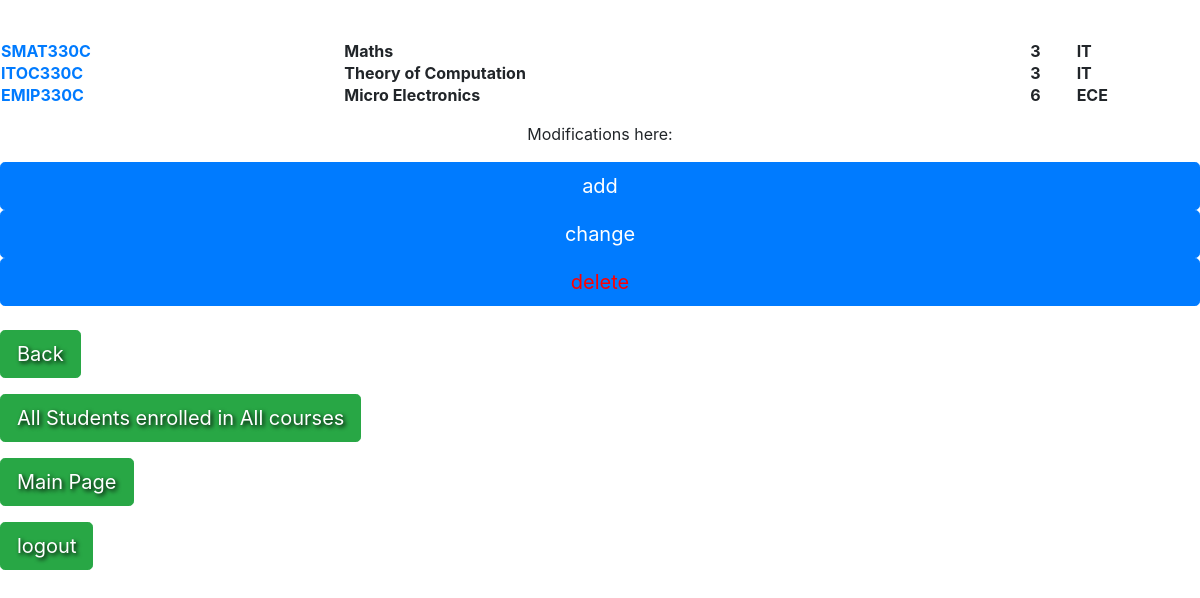
The page /showAllCourses (signed in) on the database as committed earlier.
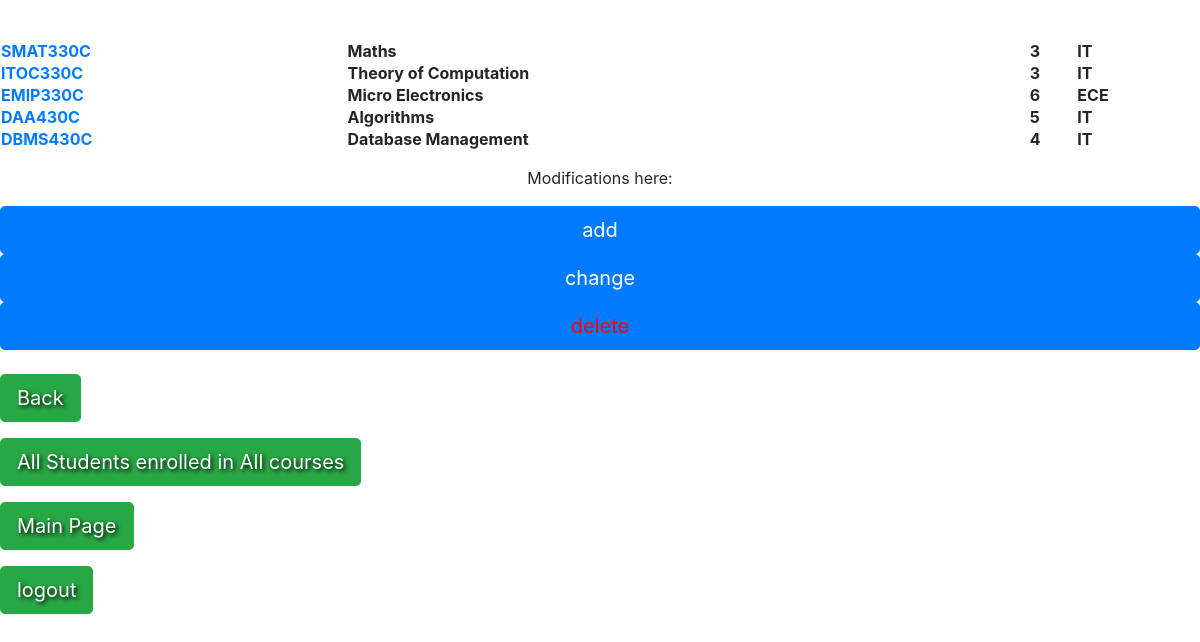
The same page on the database as committed later.
### models.py (models this page shows, shortened)
class Course(Base):
    __tablename__ = 'Courses'
    courseID = db.Column(db.String(50), primary_key=True)
    courseName = db.Column(db.String(50))
    credits = db.Column(db.Integer())
    department = db.Column(db.String(50))

### app.py (the view)
@app.route('/showAllCourses',methods=['POST','GET'])
def showAllCourses():
    if request.method == 'GET' and session['inputName']:
        cours = Course.query.all()
        return render_template('course.html', cours=cours)

### templates/course.html (shortened to what this page needs)
 <link href="http://getbootstrap.com/dist/css/bootstrap.min.css" rel="stylesheet">
    <link href="http://getbootstrap.com/examples/jumbotron-narrow/jumbotron-narrow.css" rel="stylesheet">
    <link href="../static/signup.css" rel="stylesheet">
 <table style = "width: 100%">
  {% for item in cours %}
  <tr>
        <th><a href="{{ url_for('showStudentCourses', courseID = item['courseID'] ) }}">{{ item['courseID'] }}</a></th>
        <th >{{ item['courseName'] }}</th>
        <th>{{ item['credits'] }} </th>
        <th>{{ item['department'] }} </th>
    </tr>
{% endfor %}
</table>
<p class="pull-right"><center>Modifications here:</center></p>
    <a href="{{ url_for('editCourses') }}"><input type="submit" href="../templates/department1.html" value="add" class="btn btn-primary btn-lg btn-block"></a>
      <a href="{{ url_for('changeCourses') }}"><input type="submit" href="../templates/course1.html" value="change" class="btn btn-primary btn-lg btn-block"></a>
     <a href="{{ url_for('deleteCourses') }}"><input type="submit" href="../templates/course1.html" value="delete" style="color: red;" class="btn btn-primary btn-lg btn-block"></a>
     <p style="text-shadow: 2px 2px 4px #000000;"><a class="btn btn-lg btn-success" href="{{ url_for('showDepartments') }}" role="button">Back</a>
            </p>
    <p style="text-shadow: 2px 2px 4px #000000;"><a class="btn btn-lg btn-success" href="{{ url_for('showAllStudentCourses') }}" role="button">All Students enrolled in All courses</a>
            </p>
    <p style="text-shadow: 2px 2px 4px #000000;"><a class="btn btn-lg btn-success" href="{{ url_for('main') }}" role="button">Main Page</a>
   <p style="text-shadow: 2px 2px 4px #000000;"><a class="btn btn-lg btn-success" href="{{ url_for('logout') }}" role="button">logout</a>
            </p>

Rows that differ between the two databases and show on the page:
added Course: courseID "DAA430C", courseName "Algorithms", credits "5", department "IT"
added Course: courseID "DBMS430C", courseName "Database Management", credits "4", department "IT"
